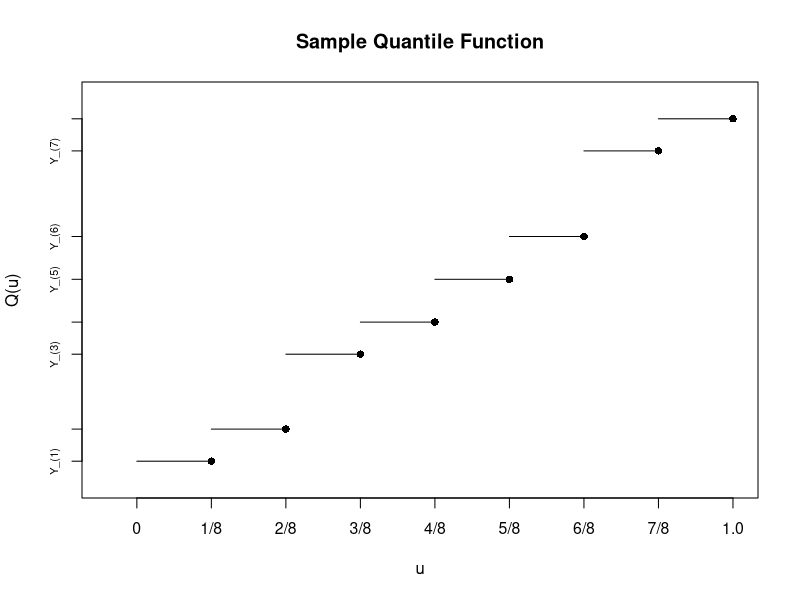

Source code (R):
#R code for plotting the sample quantile function  for a data set, n=8

#postscript("u:\\meth1\\psfiles\\quan.ps",height=8,horizontal=F)


y =   c(  -4, -1, 6  , 9, 13 ,  17,   25, 28  )
edf = c(.125,.25,.375,.5,.625, .75, .875, 1.00)
#plot(edf,y,ylab="Q(u)",xlab="u",lab=c(17,8,4),xlim=c(0,1),ylim=c(0,30),
#yaxt="n",xaxt="n",pch=16)
#par(cex=.99)
plot(edf,y,ylab="Q(u)",xlab="u",lab=c(8,17,4),xlim=c(-.05,1.0),ylim=c(-6,30),
yaxt="n",xaxt="n",pch=16)
par(cex=.95)
axis(side=1,at=c(0,.125,.25,.375,.5,.625,.75,.875,1),
labels=c("0","1/8","2/8","3/8","4/8","5/8","6/8","7/8","1.0"))
par(cex=.65)
axis(side=2,at=c(-4,       -1,     6,      9,     13,         17,     25, 28),
labels=        c("Y_(1)","Y_(2)","Y_(3)","Y_(4)","Y_(5)","Y_(6)","Y_(7)","Y_(8)"))

segments(0  , -4,.125,-4)
segments(.125,-1, .25,-1)
segments(.25 ,6,.375,6)
segments(.375,9,.5, 9)
segments(.5,  13,.625,13)
segments(.625, 17,.75,17)
segments(.75, 25,.875,25)
segments(.875,28,1.0,28)
par(cex=.99)
title("Sample Quantile Function")


#graphics.off()
